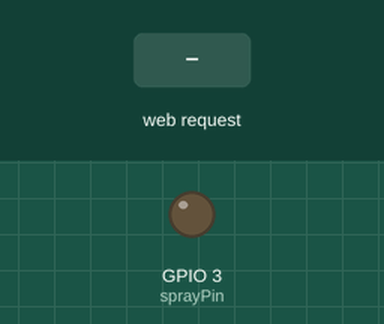
This sketch was run on a simulated ESP8266 (NodeMCU). Shown: output pins drawn as LEDs (lit = HIGH). Inputs (shaded band) come from the test bench. WiFi joins after 1.5 s; servers stay silent unless stated; not simulated (calls return 0 or success): Myauth.h.

Above: at 2.7 s.
2.8 s: HTTP request GET /spray received
At 3.4 s:
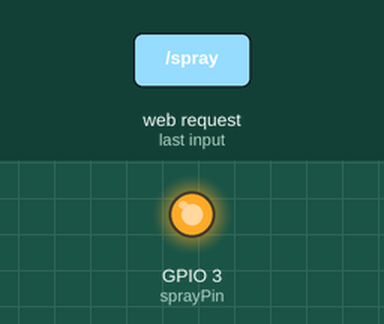
Timing chart, 0 to 5.8 s (numbered marks = the images above; inputs shaded):
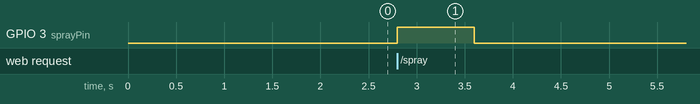

Measured:
- after the input at 2.8 s, GPIO 3 (sprayPin): LOW → HIGH at once, → LOW 0.80 s later

The sketch:

ESP-Spray.ino
```cpp
#include <ESP8266WiFi.h>
#include <WiFiClient.h>
#include <ESP8266WebServer.h>

// This contains
//const char* ssid = "mySSID";
//const char* password = "MyWiFiPasswd";
#include "Myauth.h"

const int sprayPin = 3;
const int spray_time = 800;

ESP8266WebServer server(80);

void doSpray()
{
  digitalWrite(sprayPin, HIGH);
  server.send(200, "text/plain", "The world smells beautiful!\n");
  delay(spray_time);
  digitalWrite(sprayPin, LOW);
}

void WifiSetup()
{
  WiFi.begin(ssid, password);
  while (WiFi.status() != WL_CONNECTED) {
    delay(500);
  }
}

void setup(void)
{
  pinMode(sprayPin,OUTPUT);
  digitalWrite(sprayPin, LOW);
  digitalWrite(1,LOW);
  WifiSetup();
  server.on("/spray", doSpray);
  server.begin();
}

void loop(void){
  server.handleClient();
}
```
